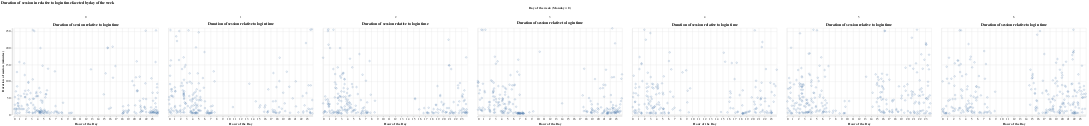

Source (notebook cell):
### Markdown cell above
#### Figure 3: Duration of sessions relative to login time faceted by days of the week

### Code cell
start_duration_days = start_duration_all.facet(
    column = alt.Column('day_of_week:N', title = 'Day of the week (Monday = 0)')
).properties(
    title = 'Duration of session in relative to login time faceted by day of the week'
)
start_duration_days

### Figure 1 — Vega-Lite specification as saved in the notebook (floating-point values rounded to 4 significant figures; data arrays with more than 128 entries replaced by an {"elided": "..."} marker saying what was removed)
{"config": {"view": {"continuousWidth": 300, "continuousHeight": 300}}, "data": {"name": "data-85cb15f0375684622880ea7c667a43c7"}, "facet": {"column": {"field": "day_of_week", "title": "Day of the week (Monday = 0)", "type": "nominal"}}, "spec": {"mark": {"type": "point", "opacity": 0.35}, "encoding": {"x": {"axis": {"tickMinStep": 1, "values": [0, 1, 2, 3, 4, 5, 6, 7, 8, 9, 10, 11, 12, 13, 14, 15, 16, 17, 18, 19, 20, 21, 22, 23]}, "field": "start_time", "title": "Hour of the Day", "type": "quantitative"}, "y": {"field": "duration_minutes", "title": "Duration of session (minutes)", "type": "quantitative"}}, "title": "Duration of session relative to login time", "width": 500}, "title": "Duration of session in relative to login time faceted by day of the week", "$schema": "https://vega.github.io/schema/vega-lite/v5.20.1.json", "datasets": {"data-85cb15f0375684622880ea7c667a43c7": {"elided": "1535 records"}}}
